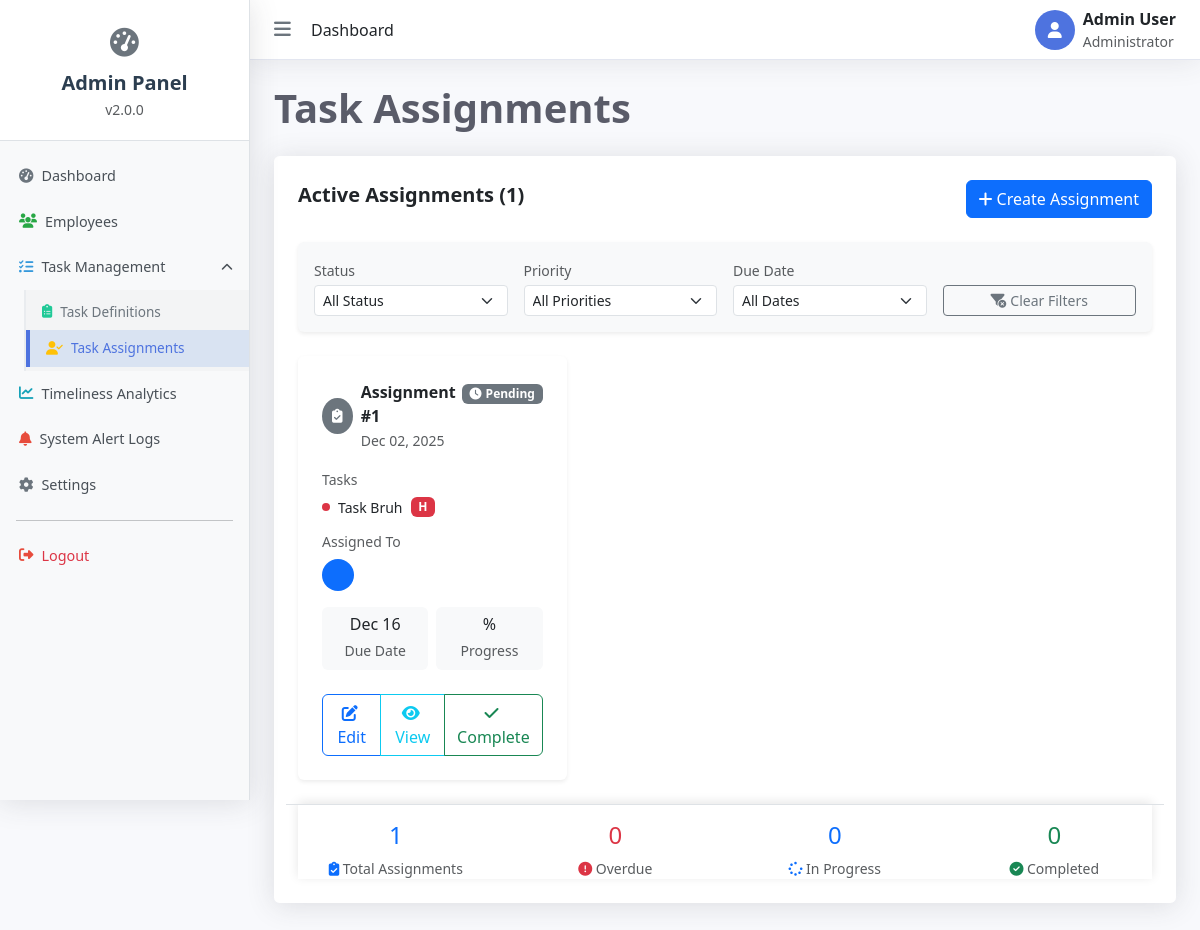
Before: /dashboard/assign/ with the older database file.
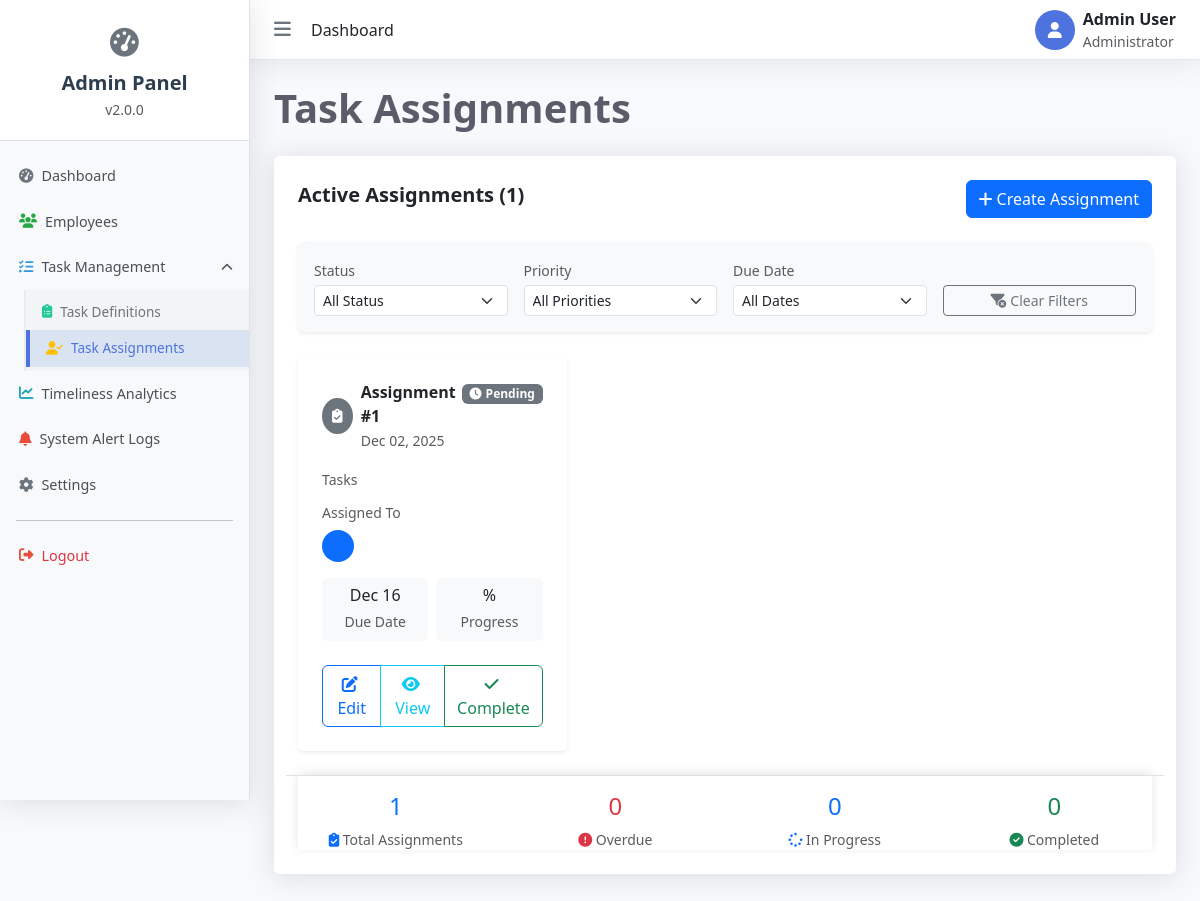
After: the same page with the newer database file.
### ttms_app/models.py (models this page shows, shortened)
class TaskAssignment(models.Model):
    STATUS_CHOICES = [
        ('P', 'Pending'),
        ('IP', 'In Progress'),
        ('OT', 'On Time Completed'),
        ('L', 'Late Completed'),
        ('D', 'Overdue'),
    ]
    worker = models.ManyToManyField(Employee, related_name='assigned_tasks')
    task = models.ManyToManyField(Task, related_name='assignments')
    assigned_date = models.DateTimeField(default=timezone.now)
    required_due_date = models.DateTimeField(
        help_text="The ultimate deadline for all tasks within this assignment."
    )
    actual_completion_date = models.DateTimeField(null=True, blank=True)
    submission_status = models.CharField(max_length=2, choices=STATUS_CHOICES, default='P')
    class Meta:
        ordering = ['required_due_date']
        verbose_name = "Task Assignment"

class Task(models.Model):
    title = models.CharField(max_length=200)
    description = models.TextField(blank=True)
    standard_duration_days = models.PositiveSmallIntegerField(
        default=3,
        help_text="Standard number of days for task completion."
    )
    priority = models.CharField(
        max_length=10,
        choices=[('high', 'High'), ('medium', 'Medium'), ('low', 'Low')],
        default='medium'
    )
    class Meta:
        verbose_name = "Task Definition"
        verbose_name_plural = "Task Definitions"

class Employee(models.Model):
    full_name = models.CharField(max_length=150)
    email = models.EmailField(unique=True)
    department = models.CharField(max_length=100, blank=True, null=True)
    role = models.CharField(max_length=100, blank=True, null=True)
    notification_preference = models.CharField(
        max_length=10,
        choices=[('email', 'Email'), ('in_app', 'In-App'), ('none', 'None')],
        default='email'
    )
    class Meta:
        verbose_name = "Employee"
        verbose_name_plural = "Employees"

### ttms_app/views.py (the view)
# urls.py: path('assign/', views.tasks_assign_view, name='assign'),
def tasks_assign_view(request):
    assignments = TaskAssignment.objects.all().order_by('-required_due_date')
    total_assignments = assignments.count()
    overdue_count = assignments.filter(submission_status='D').count()
    in_progress_count = assignments.filter(submission_status='IP').count()
    completed_count = assignments.filter(submission_status__in=['OT', 'L']).count()
    pending_count = assignments.filter(submission_status='P').count()
    available_tasks = Task.objects.all()
    available_employees = Employee.objects.all()
    context = {
        'page_title': 'Task Assignments',
        'assignments': assignments,
        'total_assignments': total_assignments,
        'overdue_count': overdue_count,
        'in_progress_count': in_progress_count,
        'completed_count': completed_count,
        'pending_count': pending_count,
        'available_tasks': available_tasks,
        'available_employees': available_employees,
        'now': timezone.now(),
    }
    return render(request, 'admin_dashboard/task_assign.html', context)

### templates/admin_dashboard/task_assign.html (shortened to what the changed rows need)
{% extends 'admin_dashboard/base.html' %}
{% block content %}
<div class="content-wrapper">
    <h1 class="page-title">Task Assignments</h1>
    <div class="content-card">
        {% if assignments %}
        <div class="row g-4">
            {% for assignment in assignments %}
            <div class="col-md-6 col-lg-4">
                <div class="card assignment-card h-100 border-0 shadow-sm"
                     id="assignment-card-{{ assignment.id }}"
                     data-status="{{ assignment.submission_status }}"
                     data-priority="{% with assignment.task.all|first as first_task %}{{ first_task.priority|default:'medium' }}{% endwith %}">
                    <div class="card-body p-4">
                        <div class="d-flex justify-content-between align-items-start mb-3">
                            <div>
                                <div class="d-flex align-items-center mb-1">
                                    <div class="assignment-icon me-2
                                        {% if assignment.submission_status == 'D' %}bg-danger
                                        {% elif assignment.submission_status == 'L' %}bg-warning
                                        {% elif assignment.submission_status == 'OT' %}bg-success
                                        {% elif assignment.submission_status == 'IP' %}bg-primary
                                        {% else %}bg-secondary{% endif %} text-white">
                                        <i class="fas fa-clipboard-check"></i>
                                    </div>
                                    <div>
                                        <strong class="d-block">Assignment #{{ assignment.id }}</strong>
                                        <small class="text-muted">{{ assignment.assigned_date|date:"M d, Y" }}</small>
                                    </div>
                                </div>
                            </div>
                            <div>
                                {% if assignment.submission_status == 'P' %}
                                    <span class="badge bg-secondary">
                                        <i class="fas fa-clock me-1"></i>Pending
                                    </span>
                                {% elif assignment.submission_status == 'IP' %}
                                    <span class="badge bg-primary">
                                        <i class="fas fa-spinner me-1"></i>In Progress
                                    </span>
                                {% elif assignment.submission_status == 'OT' %}
                                    <span class="badge bg-success">
                                        <i class="fas fa-check-circle me-1"></i>On Time
                                    </span>
                                {% elif assignment.submission_status == 'L' %}
                                    <span class="badge bg-warning">
                                        <i class="fas fa-exclamation-triangle me-1"></i>Late
                                    </span>
                                {% elif assignment.submission_status == 'D' %}
                                    <span class="badge bg-danger">
                                        <i class="fas fa-exclamation-circle me-1"></i>Overdue
                                    </span>
                                {% endif %}
                            </div>
                        </div>
                        <div class="mb-3">
                            <h6 class="text-muted small mb-2">Tasks</h6>
                            {% for task in assignment.task.all|slice:":3" %}
                            <div class="d-flex align-items-center mb-2">
                                <div class="task-bullet me-2
                                    {% if task.priority == 'high' %}bg-danger
                                    {% elif task.priority == 'medium' %}bg-warning
                                    {% else %}bg-success{% endif %}"></div>
                                <span class="small">{{ task.title|truncatechars:30 }}</span>
                                {% if task.priority == 'high' %}
                                    <span class="badge bg-danger ms-2">H</span>
                                {% elif task.priority == 'medium' %}
                                    <span class="badge bg-warning ms-2">M</span>
                                {% else %}
                                    <span class="badge bg-success ms-2">L</span>
                                {% endif %}
                            </div>
                            {% endfor %}
                        </div>
                        <div class="mb-3">
                            <h6 class="text-muted small mb-2">Assigned To</h6>
                            <div class="d-flex flex-wrap gap-2">
                                {% for worker in assignment.worker.all|slice:":3" %}
                                <div class="user-avatar-small bg-primary text-white"
                                     title="{{ worker.full_name }}">
                                </div>
                                {% endfor %}
                            </div>
                        </div>
                        <div class="row g-2 mb-4">
                            <div class="col-6">
                                <div class="text-center p-2 bg-light rounded">
                                    <h6 class="mb-1 {% if assignment.is_overdue %}text-danger{% else %}text-dark{% endif %}">
                                        {{ assignment.required_due_date|date:"M d" }}
                                    </h6>
                                    <small class="text-muted">Due Date</small>
                                </div>
                            </div>
                            <div class="col-6">
                                <div class="text-center p-2 bg-light rounded">
                                    {% if assignment.submission_status in 'OTL' %}
                                        <h6 class="mb-1 text-success">100%</h6>
                                    {% else %}
                                        {% widthratio assignment.days_passed assignment.total_days 100 as progress %}
                                        <h6 class="mb-1">{{ progress }}%</h6>
                                    {% endif %}
                                    <small class="text-muted">Progress</small>
                                </div>
                            </div>
                        </div>
                        <div class="btn-group w-100">
                            <button class="btn btn-outline-primary edit-assignment-btn flex-fill"
                                    data-id="{{ assignment.id }}"
                                    data-bs-toggle="modal"
                                    data-bs-target="#editAssignmentModal">
                                <i class="fas fa-edit me-1"></i> Edit
                            </button>
                            <button class="btn btn-outline-info view-assignment-btn flex-fill"
                                    data-id="{{ assignment.id }}"
                                    data-bs-toggle="modal"
                                    data-bs-target="#viewAssignmentModal">
                                <i class="fas fa-eye me-1"></i> View
                            </button>
                            {% if assignment.submission_status in 'PIPD' %}
                            <button class="btn btn-outline-success complete-btn flex-fill"
                                    data-id="{{ assignment.id }}"
                                    data-title="Assignment #{{ assignment.id }}">
                                <i class="fas fa-check me-1"></i> Complete
                            </button>
                            {% endif %}
                        </div>
                    </div>
                </div>
            </div>
            {% endfor %}
        </div>
        {% endif %}
    </div>
</div>
{% endblock %}

Changed rows visible on the page:
removed Task: title "Task Bruh", priority "H"
